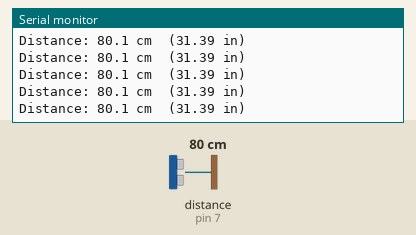
Simulated run of this sketch. Board: Arduino Uno, built with avr-gcc and run on an emulated ATmega328P. Shown: the last lines printed to the serial monitor. Wiring (inferred from the names in the program): ultrasonic range finder: trigger pin 7; echo pin 7. The test bench sets the inputs (shaded band); at power-on: distance to the obstacle (sensor on pin 7) 80 cm. The echo pulse lasts 58.3 µs per cm.

Above: at 1.2 s.
1.3 s: distance to the obstacle (sensor on pin 7) set to 35 cm
At 1.39 s:
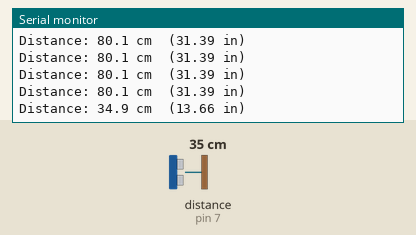
4.3 s: distance to the obstacle (sensor on pin 7) set to 299 cm
At 4.4 s:
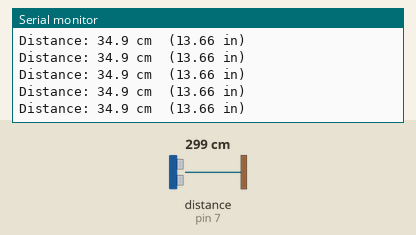
7.3 s: distance to the obstacle (sensor on pin 7) set to 250 cm
At 7.38 s:
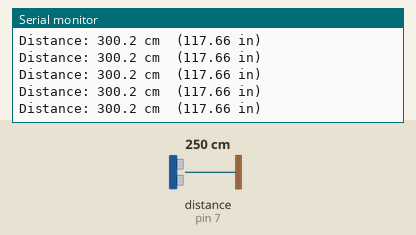
10.3 s: distance to the obstacle (sensor on pin 7) set to 18 cm
At 10.4 s:
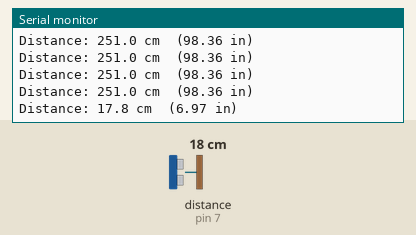
Timing chart, 0 to 13.3 s (numbered marks = the images above; inputs shaded):
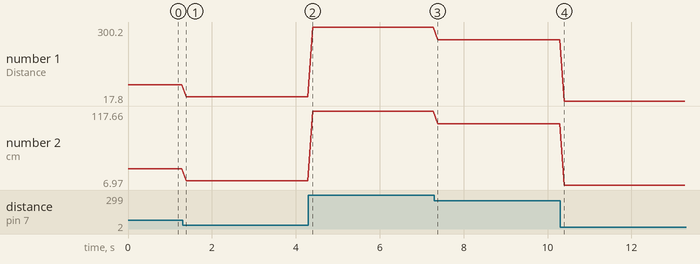

The sketch:

ultrasonic_senosor_code.ino
```cpp
// C++ code
//
const byte PING_PIN = 7;   // SIG pin
void setup() {
  Serial.begin(9600);
}
void loop() {
  // Trigger: send a short HIGH pulse on the SIG pin
  pinMode(PING_PIN, OUTPUT);
  digitalWrite(PING_PIN, LOW);
  delayMicroseconds(2);
  digitalWrite(PING_PIN, HIGH);
  delayMicroseconds(5);
  digitalWrite(PING_PIN, LOW);
  pinMode(PING_PIN, INPUT);
  long duration = pulseIn(PING_PIN, HIGH);
  float distance_cm = duration / 58.0;//  // Speed of sound ≈ 343 m/s → ~58 µs per cm round trip, ~148 µs per inch
  float distance_in = duration / 148.0;

    Serial.print("Distance: ");
    Serial.print(distance_cm, 1);
    Serial.print(" cm  (");
    Serial.print(distance_in, 2);
    Serial.println(" in)");

  delay(100);
}
```

Measured:
- after the input at 1.3 s, the serial monitor: prints a new line after 0.09 s (image 1)
- after the input at 10.3 s, the serial monitor: prints a new line after 0.10 s (image 4)
- plotted number 1: 80.1 → 34.9 after the input at 1.3 s, 34.9 → 300.2 after the input at 4.3 s, 300.2 → 251 after the input at 7.3 s, 251 → 17.8 after the input at 10.3 s
- plotted number 2: 31.39 → 13.66 after the input at 1.3 s, 13.66 → 117.66 after the input at 4.3 s, 117.66 → 98.36 after the input at 7.3 s, 98.36 → 6.97 after the input at 10.3 s
